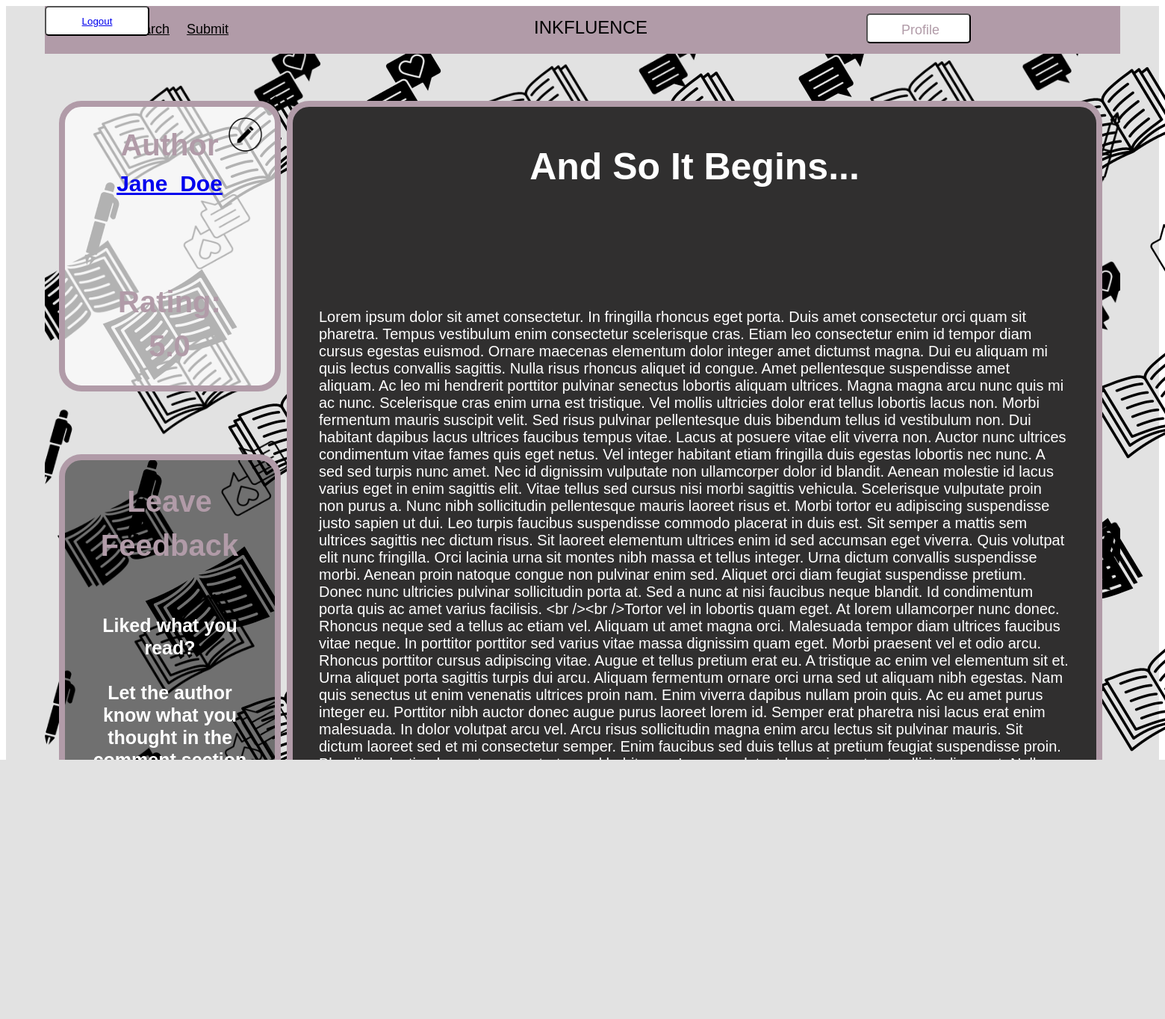
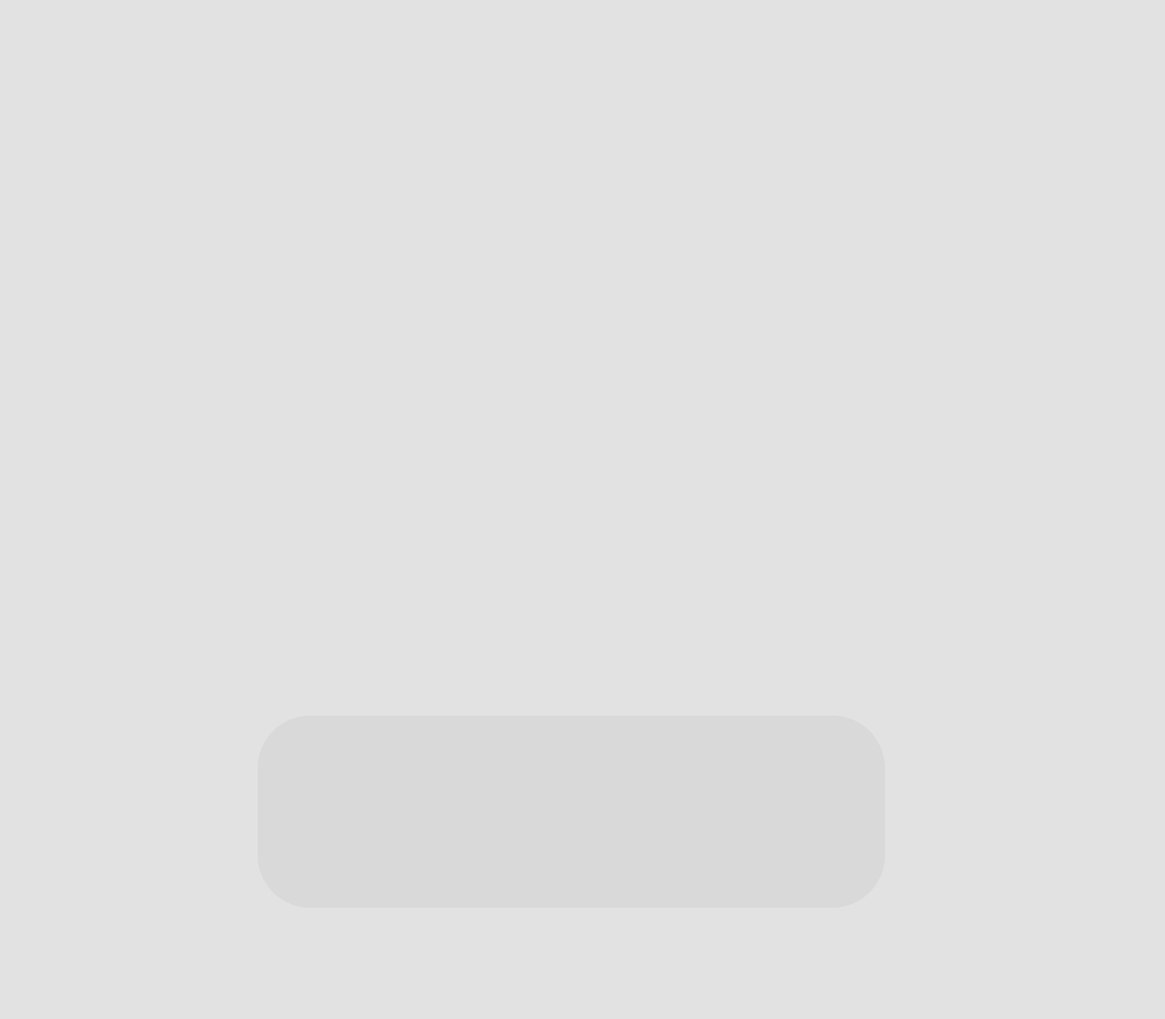
Page /inkfluence/category/and-so-it-begins/ (signed in) on the committed database (2 pictures, top to bottom).
### inkfluence/models.py (models this page shows, shortened)
class Story (models.Model):
    genre = models.CharField(choices=GENRES, max_length=200)
    description = models.TextField(max_length=300)
    @property
    def rating(self):
        return self.comments.aggregate(avg_rating=models.Avg('rating'))['avg_rating']
    content = models.TextField()
    title = models.CharField(max_length=200)
    slug = models.SlugField(unique=True)
    date = models.DateField(auto_now=True)
    author = models.ForeignKey(Profile, related_name= 'stories' ,on_delete=models.CASCADE)
    class Meta:
        verbose_name_plural = 'stories'

### inkfluence/views.py (the view)
@login_required
def story_view(request, story_name_slug):
    context = {}
    story = Story.objects.get(slug=story_name_slug)
    if story:
        comments_objs = story.comments.all()
        comments = [{"body": obj.body, "rating": obj.rating} for obj in comments_objs]
        author_username = story.author.user.username  # 这里是正确的路径
        rate_avg = story.rating
        context = {
            "title": story.title,
            "content": story.content,
            "genre": story.genre,
            "description": story.description,
            "date": story.date.strftime('%B %d, %Y'),  # Formatting date
            "author": author_username,
            "author_id": story.author.user.id,
            "comments": comments,
            "rating": rate_avg,
            "author_link": f"/profile/{author_username}/"
        }
    else:
        context = {"error": "The requested story does not exist."}
    return render(request, 'storyPage.html', context)

### inkfluence/templates/inkfluence/storyPage.html (shortened to what this page needs)
<!DOCTYPE html>
<html xmlns="http://www.w3.org/1999/html">
<head>
    {% load static %}
    <link rel="stylesheet" href="{% static 'inkfluence/css/styleguide.css' %}"/>
    <link rel="stylesheet" href="{% static 'inkfluence/css/storyPage.css' %}"/>
</head>
<body>
<div class="story-page">
    <div class="overlap-wrapper">
        <div class="overlap">
            <img class="inkfluence-2" src="{% static 'inkfluence/img/inkFluence.png' %}"/>
            <div class="comment-window">
                <div class="overlap-group">
                    <form method="post" action="{% url 'comment' story_title=title %}">
                        <p class="share-your-thought">Loved the story? Share your thoughts!</p>
                        <div class="leave-a-comment">Leave a comment below</div>
                        <div class="comment-frame">
                            <textarea class="comment-input" placeholder="Leave a comment..."
                                      required="true" name="comment"></textarea>
                        </div>
                        <img class="comment" src="{% static 'inkfluence/img/comment-2.png' %}"/>
                        <img class="comment-2" src="{% static 'inkfluence/img/comment-2.png' %}"/>
                        <img class="comment-3" src="{% static 'inkfluence/img/comment-3.png' %}"/>
                        <img class="comment-4" src="{% static 'inkfluence/img/comment-3.png' %}"/>
                        <div class="star-rating">
                            <div>Rate (From 1 to 10(excellent))
                                <input type="number" name="rating" min="1" max="10" required="true">
                            </div>
                        </div>
                        <button class="submit-button">
                            <div class="text-wrapper-2">Submit</div>
                        </button>
                    </form>
                </div>
            </div>
            <div class="comments-frame">
                <div class="text-wrapper-3">Comments</br></br>
                    {% for comment in comments %}
                    {{ comment.body }}<br>
                    {% empty %}
                        <p>No comments yet.</p>
                    {% endfor %}
                </div>
            </div>
            <div class="feedback-frame">
                <div class="text-wrapper-5">Leave Feedback</div>
                <p class="liked-what-you-read">
                    Liked what you read?<br/><br/>Let the author know what you thought in the comment section below!
                </p>
                <div class="overlap-2">
                    <p class="p">You can also add this story to your favourites!</p>
                    <img class="heart" src="{% static 'inkfluence/img/heart.png' %}"/>
                </div>
            </div>
            <div class="story-info">
                <div class="text-wrapper-7">Rating:<br>{{ rating }}</div>
                <div class="overlap-4">
                    <div class="text-wrapper-10">
                        <a href="{% url 'profile' %}">{{ author }}</a>
                    </div>
                    <div class="text-wrapper-11">Author</div>
                    <img class="edit" src="{% static 'inkfluence/img/edit.png' %}"/>
                </div>
            </div>
            <div class="story-frame">
                <p class="story">
                    {{ content }}
                </p>
                <div class="title">{{ title }}</div>
            </div>
            <div class="naviation-bar">
            <div class="links"><a href="/inkfluence/home/" div class="link">Home</a></div>
            <div class="link2"><a href="/inkfluence/search/" div class="link">Search</a></div>
            <div class="link3"><a href="/inkfluence/submit/" class="link">Submit</a></div>
            <div class="logo">INKFLUENCE</div>
            <div class="overlap-8">
              <button id="logoutBtn" class="logout-button">
                <a href="{% url 'logout' %}"><div class="text-wrapper-15">Logout</div></a>
              </button>
              <div class="overlap-5">
                    <button id="profBtn" class="profile-button">
                        <div class="text-wrapper-13">Profile</div>
                    </button>
              </div>
            </div>
        </div>
      </div>
        </div>
  </body>
</html>

### inkfluence/static/inkfluence/css/styleguide.css (style rules this page uses)
:root { --gray: rgba(171, 183, 194, 1); --whitewhite: rgba(255, 255, 255, 1); --shadow-3: 0px 4px 12px 0px rgba(13, 10, 44, 0.06); }
:root { --gray: rgba(171, 183, 194, 1); }

### rows in the picture
Story: content "Lorem ipsum dolor sit amet consectetur. In fringilla rhoncus eget porta. Duis amet consectetur orci quam sit pharetra. Tempus vestibulum enim consectetur scelerisque cras. Etiam leo consectetur enim id tempor diam cursus egestas euismod. Ornare maecenas elementum dolor integer amet dictumst magna. Dui eu aliquam mi quis lectus convallis sagittis. Nulla risus rhoncus aliquet id congue. Amet pellentesque suspendisse amet aliquam. Ac leo mi hendrerit porttitor pulvinar senectus lobortis aliquam ultrices. Magna magna arcu nunc quis mi ac nunc. Scelerisque cras enim urna est tristique. Vel mollis ultricies dolor erat tellus lobortis lacus non. Morbi fermentum mauris suscipit velit. Sed risus…", title "And So It Begins..."

### other values in the picture
{{ rating }} "5.0"
{{ author }} "Jane_Doe"
